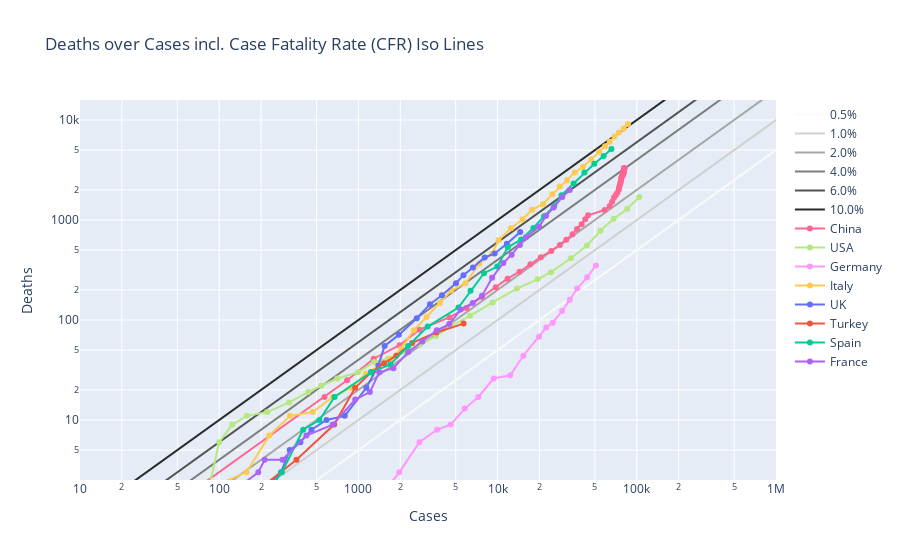

The notebook cell saved with this chart:
### Markdown cell above
# Case Fatality Analysis

### Code cell
x=np.arange(10,mcases*10,10000)
y=np.arange(10,mdeaths*10,10000)
lethality = [0.005,0.01,0.02,0.04,0.06,0.1]
greyscale = np.flip(np.cumsum([250/len(lethality) for x in lethality]))
lgs = list(zip(lethality,greyscale))
countries = ['China','USA','Germany','Italy','UK','Turkey','Spain','France']


fig = go.Figure()

for l,gs in lgs:
    fig.add_trace(go.Scatter(x=x, y=x*l, mode='lines',
        name=str(round(l*100,1))+'%',text=str(round(l*100,0))+'%',
        marker_color='rgb({},{},{})'.format(gs,gs,gs)
                            )
                 )


for c in countries:
    fig.add_trace(go.Scatter(x=df[df['Country']==c]['Cases'],
                             y=df[df['Country']==c]['Deaths'],
                             mode='lines+markers',text=c,name=c))

fig.update_layout(title="Deaths over Cases incl. Case Fatality Rate (CFR) Iso Lines",
                  xaxis_title="Cases",
                  yaxis_title="Deaths",
                  xaxis_type="log", yaxis_type="log",)
fig.update_xaxes(range=[1, 6])
fig.update_yaxes(range=[0.4, 4.2])  
plotly.offline.plot(fig, filename = 'CFRLines.html', auto_open=False)


fig.show()
